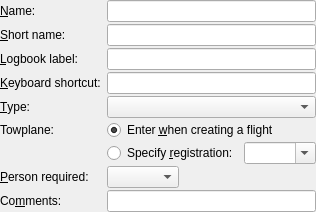
<?xml version="1.0" encoding="UTF-8"?>
<ui version="4.0">
 <class>LaunchMethodEditorPaneClass</class>
 <widget class="QWidget" name="LaunchMethodEditorPaneClass">
  <property name="geometry">
   <rect>
    <x>0</x>
    <y>0</y>
    <width>311</width>
    <height>195</height>
   </rect>
  </property>
  <property name="windowTitle">
   <string>PlaneEditorPane</string>
  </property>
  <layout class="QGridLayout" name="gridLayout">
   <property name="verticalSpacing">
    <number>2</number>
   </property>
   <property name="margin">
    <number>0</number>
   </property>
   <item row="0" column="0">
    <widget class="QLabel" name="label">
     <property name="text">
      <string>&amp;Name:</string>
     </property>
     <property name="buddy">
      <cstring>nameInput</cstring>
     </property>
    </widget>
   </item>
   <item row="10" column="0">
    <widget class="QLabel" name="label_2">
     <property name="text">
      <string>Co&amp;mments:</string>
     </property>
     <property name="buddy">
      <cstring>commentsInput</cstring>
     </property>
    </widget>
   </item>
   <item row="1" column="0">
    <widget class="QLabel" name="label_3">
     <property name="text">
      <string>&amp;Short name:</string>
     </property>
     <property name="buddy">
      <cstring>shortNameInput</cstring>
     </property>
    </widget>
   </item>
   <item row="2" column="0">
    <widget class="QLabel" name="label_4">
     <property name="text">
      <string>&amp;Logbook label:</string>
     </property>
     <property name="buddy">
      <cstring>logStringInput</cstring>
     </property>
    </widget>
   </item>
   <item row="4" column="0">
    <widget class="QLabel" name="label_5">
     <property name="text">
      <string>&amp;Keyboard shortcut:</string>
     </property>
     <property name="buddy">
      <cstring>keyboardShortcutInput</cstring>
     </property>
    </widget>
   </item>
   <item row="5" column="0">
    <widget class="QLabel" name="label_6">
     <property name="text">
      <string>&amp;Type:</string>
     </property>
     <property name="buddy">
      <cstring>typeInput</cstring>
     </property>
    </widget>
   </item>
   <item row="11" column="0">
    <spacer name="verticalSpacer">
     <property name="orientation">
      <enum>Qt::Vertical</enum>
     </property>
     <property name="sizeHint" stdset="0">
      <size>
       <width>20</width>
       <height>40</height>
      </size>
     </property>
    </spacer>
   </item>
   <item row="0" column="2">
    <widget class="QLineEdit" name="nameInput">
     <property name="toolTip">
      <string>&lt;html&gt;The name of the launch method is displayed in the flight dialog.&lt;/html&gt;</string>
     </property>
    </widget>
   </item>
   <item row="1" column="2">
    <widget class="QLineEdit" name="shortNameInput">
     <property name="toolTip">
      <string>&lt;html&gt;The short name of the launch method is displayed in the flight table.&lt;/html&gt;</string>
     </property>
    </widget>
   </item>
   <item row="10" column="2">
    <widget class="QLineEdit" name="commentsInput"/>
   </item>
   <item row="9" column="0">
    <widget class="QLabel" name="label_8">
     <property name="text">
      <string>&amp;Person required:</string>
     </property>
     <property name="buddy">
      <cstring>personRequiredInput</cstring>
     </property>
    </widget>
   </item>
   <item row="9" column="2">
    <widget class="QWidget" name="widget" native="true">
     <layout class="QHBoxLayout" name="horizontalLayout">
      <property name="margin">
       <number>0</number>
      </property>
      <item>
       <widget class="SkComboBox" name="personRequiredInput">
        <property name="toolTip">
         <string>&lt;html&gt;If true, a warning will be output if a person is not specified for a flight with this launch method.&lt;/html&gt;</string>
        </property>
       </widget>
      </item>
      <item>
       <spacer name="horizontalSpacer">
        <property name="orientation">
         <enum>Qt::Horizontal</enum>
        </property>
        <property name="sizeHint" stdset="0">
         <size>
          <width>148</width>
          <height>20</height>
         </size>
        </property>
       </spacer>
      </item>
     </layout>
    </widget>
   </item>
   <item row="5" column="2">
    <widget class="SkComboBox" name="typeInput"/>
   </item>
   <item row="2" column="2">
    <widget class="QLineEdit" name="logStringInput">
     <property name="toolTip">
      <string>&lt;html&gt;The logbook label of the launch method is used for pilot logbook entries.&lt;/html&gt;</string>
     </property>
    </widget>
   </item>
   <item row="4" column="2">
    <widget class="QLineEdit" name="keyboardShortcutInput">
     <property name="toolTip">
      <string>&lt;html&gt;The keyboard shortcut can be used for quickly selecting a launch method in the flight editor.&lt;/html&gt;</string>
     </property>
    </widget>
   </item>
   <item row="6" column="0">
    <widget class="QLabel" name="label_7">
     <property name="text">
      <string>Towplane:</string>
     </property>
    </widget>
   </item>
   <item row="6" column="2">
    <widget class="QRadioButton" name="individualTowplaneInput">
     <property name="toolTip">
      <string>&lt;html&gt;A towplane can be entered for every flight that is created with this launch method. This can be used for towplanes that are infrequently used at this airfield.&lt;/html&gt;</string>
     </property>
     <property name="text">
      <string>Enter &amp;when creating a flight</string>
     </property>
     <property name="checked">
      <bool>true</bool>
     </property>
     <attribute name="buttonGroup">
      <string>towplaneButtonGroup</string>
     </attribute>
    </widget>
   </item>
   <item row="8" column="2">
    <widget class="QWidget" name="specificTowplanePane" native="true">
     <layout class="QHBoxLayout" name="horizontalLayout_2">
      <property name="margin">
       <number>0</number>
      </property>
      <item>
       <widget class="QRadioButton" name="specificTowplaneInput">
        <property name="toolTip">
         <string>&lt;html&gt;The specified towplane is used for flights created with this launch method. The registration does not have to be entered for every flight. This can be used for towplanes that are frequently used at this airfield.&lt;/html&gt;</string>
        </property>
        <property name="text">
         <string>Specify &amp;registration:</string>
        </property>
        <attribute name="buttonGroup">
         <string>towplaneButtonGroup</string>
        </attribute>
       </widget>
      </item>
      <item>
       <widget class="SkComboBox" name="towplaneRegistrationInput">
        <property name="editable">
         <bool>true</bool>
        </property>
        <property name="insertPolicy">
         <enum>QComboBox::NoInsert</enum>
        </property>
        <property name="sizeAdjustPolicy">
         <enum>QComboBox::AdjustToContents</enum>
        </property>
       </widget>
      </item>
      <item>
       <spacer name="horizontalSpacer_2">
        <property name="orientation">
         <enum>Qt::Horizontal</enum>
        </property>
        <property name="sizeHint" stdset="0">
         <size>
          <width>40</width>
          <height>20</height>
         </size>
        </property>
       </spacer>
      </item>
     </layout>
    </widget>
   </item>
  </layout>
 </widget>
 <layoutdefault spacing="6" margin="11"/>
 <customwidgets>
  <customwidget>
   <class>SkComboBox</class>
   <extends>QComboBox</extends>
   <header>src/gui/widgets/SkComboBox.h</header>
  </customwidget>
 </customwidgets>
 <tabstops>
  <tabstop>nameInput</tabstop>
  <tabstop>shortNameInput</tabstop>
  <tabstop>logStringInput</tabstop>
  <tabstop>keyboardShortcutInput</tabstop>
  <tabstop>typeInput</tabstop>
  <tabstop>individualTowplaneInput</tabstop>
  <tabstop>specificTowplaneInput</tabstop>
  <tabstop>towplaneRegistrationInput</tabstop>
  <tabstop>personRequiredInput</tabstop>
  <tabstop>commentsInput</tabstop>
 </tabstops>
 <resources/>
 <connections/>
 <buttongroups>
  <buttongroup name="towplaneButtonGroup"/>
 </buttongroups>
</ui>
